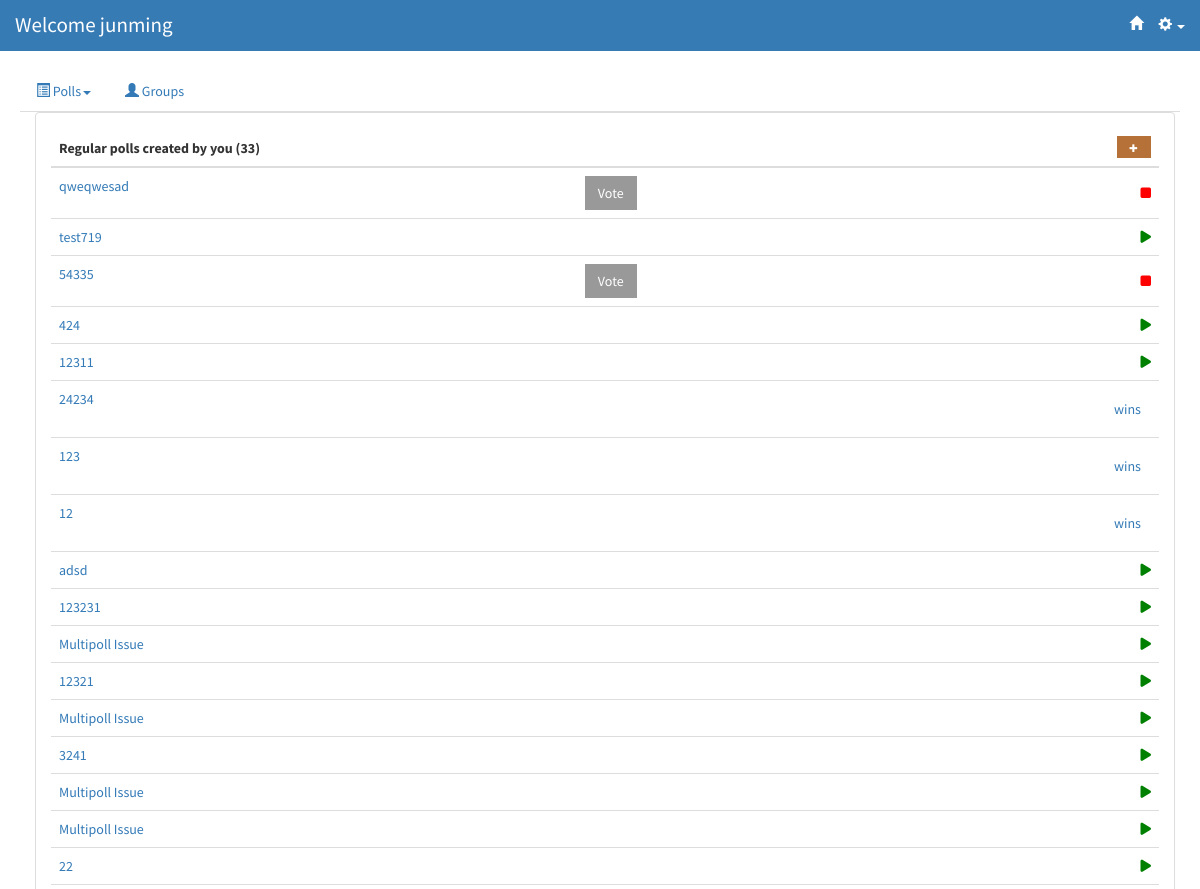
/polls/regular_polls (signed in, upper part), run on an earlier commit of the app's database.
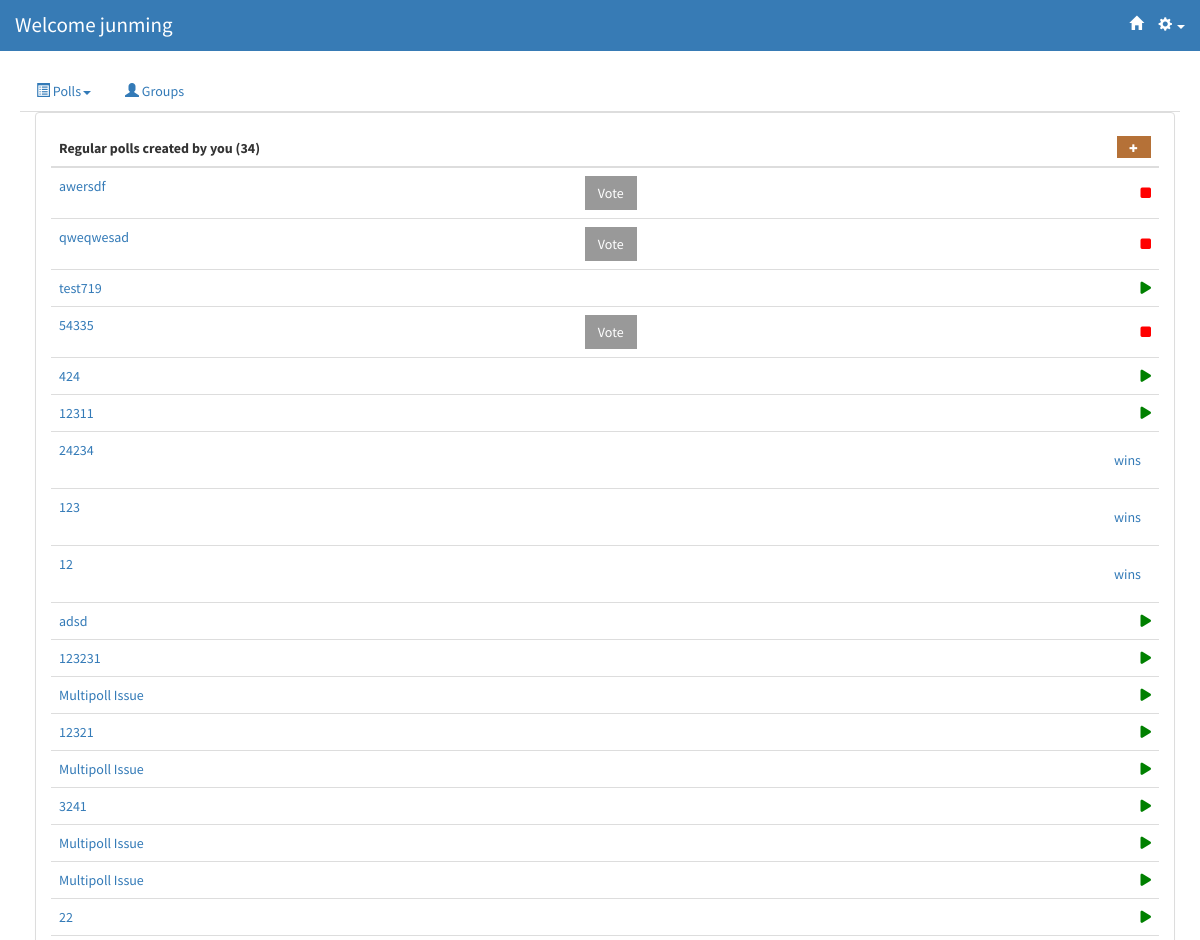
And on a later commit of the database.
### polls/models.py (models this page shows, shortened)
@python_2_unicode_compatible
class Question(models.Model):
    question_text = models.CharField(max_length=20)
    question_desc = models.CharField(max_length=500, null=True, blank=True)
    image = models.ImageField(upload_to='static/img/items/', blank=True, null=True)
    imageURL = models.CharField(max_length=500, blank=True, null=True)
    pub_date = models.DateTimeField('date published')
    follow_up = models.OneToOneField('Question', on_delete=models.CASCADE, null = True, blank = True)
    question_owner = models.ForeignKey(User, null=True)
    question_voters = models.ManyToManyField(User, related_name='poll_participated')
    status = models.IntegerField(default=1)
    display_pref = models.IntegerField(default=1)
    emailInvite = models.BooleanField(default=True)
    emailDelete = models.BooleanField(default=True)
    emailStart = models.BooleanField(default=True)
    emailStop = models.BooleanField(default=True)
    poll_algorithm = models.IntegerField(default=1)
    question_type = models.IntegerField(default=1)
    winner = models.CharField(max_length=200)
    m_poll = models.BooleanField(default=False)
    open = models.BooleanField(default=False)

### polls/views.py (the view)
class RegularPollsView(generic.ListView):
    template_name = 'polls/regular_polls.html'
    context_object_name = 'question_list'
    def get_queryset(self):
        return Question.objects.all()
    def get_context_data(self, **kwargs):
        ctx = super(RegularPollsView, self).get_context_data(**kwargs)
        ctx['polls_created'] = Question.objects.filter(question_owner = self.request.user, m_poll = False).order_by('-pub_date')
        ctx['polls_participated'] = self.request.user.poll_participated.filter(m_poll = False).exclude(question_owner = self.request.user).order_by('-pub_date')
        return ctx

### polls/templates/polls/regular_polls.html (shortened to what this page needs)
{% extends 'polls/base.html' %}
{% block content %}
<div class="container" >
    <div name="created" class="panel panel-default">
        <div class="panel-body">
        <table style = "width:100%;" class="table" name="created">
            <thead>
                <tr>
                    <th>
		                  Regular polls created by you ({{ polls_created|length }})
                    </th>
                    <th></th>
                    <th>
                            <a href="{% url 'polls:AddStep1' %}" style='font-size:60%; float:right;' class="btn btn-yellow">
                                    <span class="glyphicon glyphicon-plus"></span>
                            </a>
                    </th>
                </tr>
            </thead>
            {% for question in polls_created %}
                <tr>
                    <td>
                        <a href="{% url 'polls:pollinfo' question.id %}" data-toggle="tooltip" data-placement="right" title="Description: {%if question.question_desc %} {{question.question_desc}} {%else%} None. {%endif%}">{{ question.question_text }}</a>
                    </td>
                    <td style="vertical-align:middle">
                        {% if question.status == 2 %}
                            <a href="{% url 'polls:detail' question.id %}" class ="btn btn-dark" role="button" >Vote</a>
                        {% endif %}
                    </td>
                    {% if question.status == 1 %}
                        <td style="vertical-align:middle">
                            <div class="start-icon">
                            <i class="fa fa-play" aria-hidden="true" data-toggle="modal" data-target="#confirm-start{{ question.id }}"></i>
                            </div>
                        </td>
                    {% elif question.status == 2 %}
                        <td style="vertical-align:middle">
                            <div class="stop-icon">
                            <i class="fa fa-stop" aria-hidden="true" data-toggle="modal" data-target="#confirm-stop{{ question.id }}"></i>
                            </div>
                        </td>
                    {% elif question.status == 3 %}
                            <td>
                                {% if question.question_type == 1 %}
                                    <a style="float:right;margin:10px" href="{% url 'polls:voteresults' question.id %}" >
                                        {{question.winner}} wins
                                    </a>
                                {% endif %}
                            </td>
                    {% endif %}
                </tr>
            {% endfor %}
        </table>
        </div>
    </div>
</div>
{% endblock %}

What changed in the data, as far as the page shows it:
added Question: question_text "awersdf", status "Vote"
Also different on the page:
{{ polls_created|length }}: "33" → "34"
